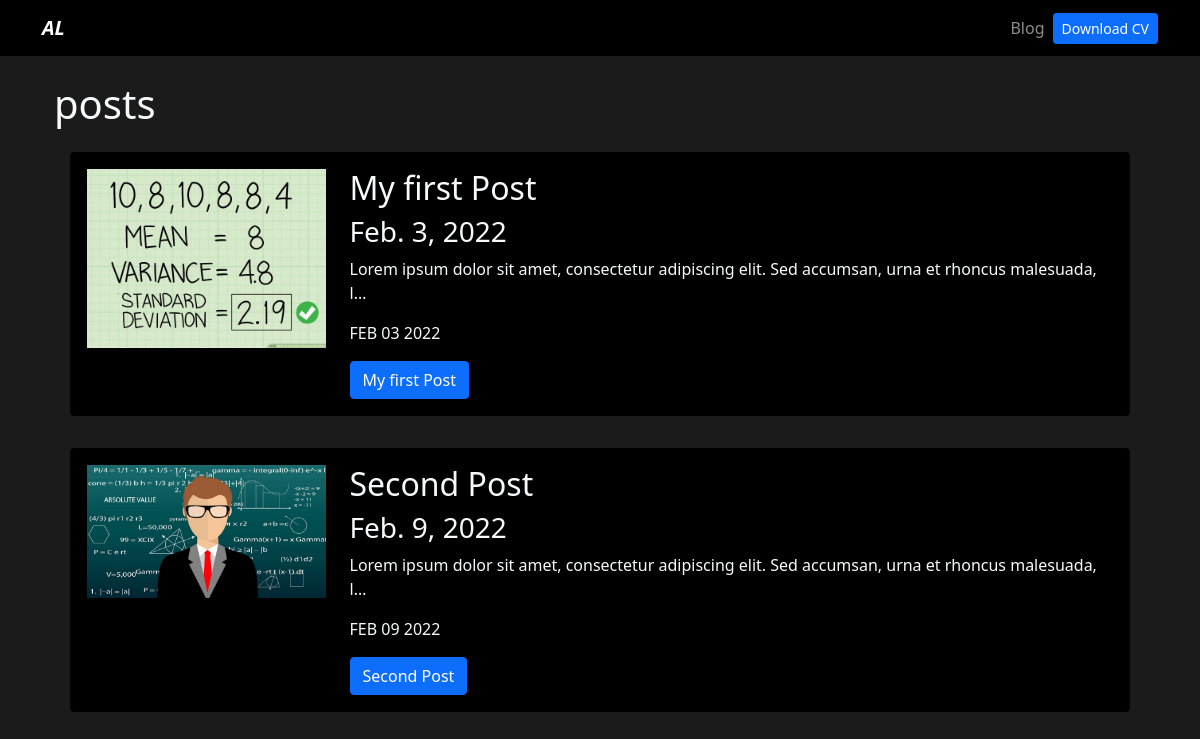
Screenshot of /blog/ with the database file from the repository.
### blog/models.py (models this page shows)
class Post(models.Model):
    title = models.CharField(max_length=100)
    describe_option = models.TextField()
    image = models.ImageField(upload_to='blog/images')
    date = models.DateField(datetime.date.today)

### blog/views.py (the view)
# urls.py: path('', render_posts, name='posts'),
def render_posts(request):
    posts = Post.objects.all()
    return render(request, 'posts.html', {'posts': posts})

### blog/templates/posts.html
{% extends 'layout.html' %}
{% block content %}
    <h1>posts</h1>
    {% for post in posts %}
        <div class="p-3">
            <div class="card card-body bg-black">
                <div class="row">
                    <div class="col-3">
                        <img src="{{post.image.url}}" alt="{{post.title}}" class="img-fluid">
                    </div>
                    <div class="col-9">
                        <h2>{{post.title}}</h2>
                        <h3>{{post.date}}</h3>
                        <p>{{post.describe_option|striptags|truncatechars:100}}</p>
                        <p>{{post.date|date:'M d Y'|upper}}</p>
                        <a href="{% url 'blog:post_detail' post.id%}" class='btn btn-primary'>{{post.title}}</a>
                    </div>
                </div>
            </div>
        </div>
    {% endfor %}
{% endblock %}

### portfolio/static/main.css (style rules this page uses)
body { background: #1b1b1b; }
.bg-black { background: #000; }

### rows the page displays
Post: image (picture), title "My first Post", date "Feb. 3, 2022", describe_option "Lorem ipsum dolor sit amet, consectetur adipiscing elit. Sed accumsan, urna et rhoncus malesuada, l…", date "FEB 03 2022"
Post: image (picture), title "Second Post", date "Feb. 9, 2022", describe_option "Lorem ipsum dolor sit amet, consectetur adipiscing elit. Sed accumsan, urna et rhoncus malesuada, l…", date "FEB 09 2022"
